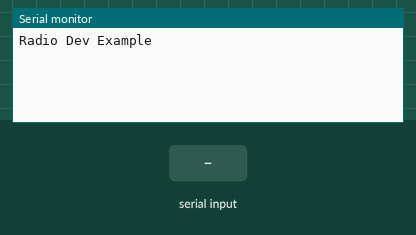
This sketch was run on a simulated Arduino Uno, built with avr-gcc and run on an emulated ATmega328P. Parts: the last lines printed to the serial monitor. The inputs (shaded band) are chosen by the test bench.

Above: at 1.2 s.
1.3 s: "1" received over Serial
At 2.5 s:
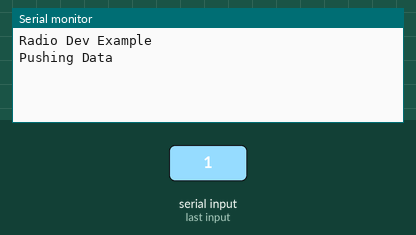
2.8 s: "1" received over the second serial link
At 3.9 s:
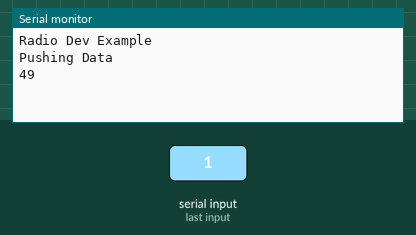
4.3 s: "0" received over the second serial link
At 5.1 s:
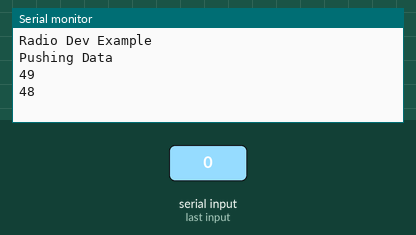

The sketch:

radio-dev.ino
```cpp
#include <SoftwareSerial.h>

SoftwareSerial hm10(2, 3);  // RX, TX

void setup() {
  Serial.begin(115200);     // USB serial
  hm10.begin(9600);         // HM-10 UART
  Serial.println("Radio Dev Example");

}

void loop() {
  // HM-10 -> USB serial monitor
if (hm10.available()) {
    int value = hm10.read();
    Serial.println(value);
}

  // USB serial monitor -> HM-10
  if (Serial.available()) {
    Serial.println("Pushing Data");
    hm10.write(Serial.read());
  }
}
```

Measured:
- after the input at 1.3 s, the serial monitor: prints a new line at once (image 1)
- after the input at 2.8 s, the serial monitor: prints a new line at once (image 2)
- after the input at 4.3 s, the serial monitor: prints a new line at once (image 3)
